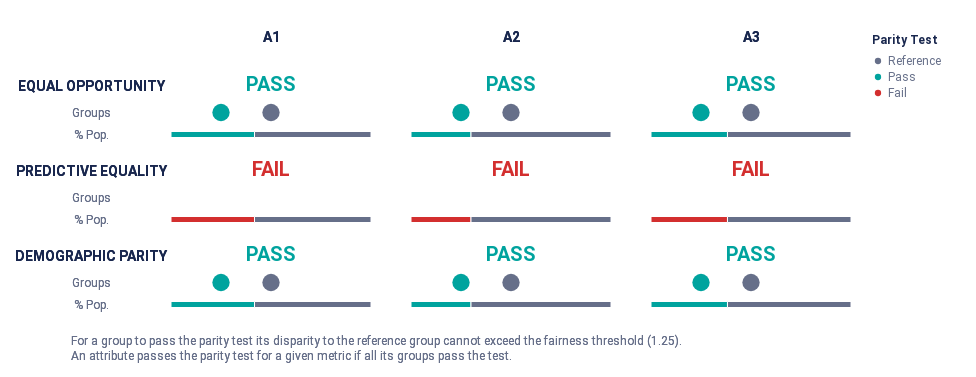

This figure's notebook cell:
### Code cell
audit_combined_bias.summary_plot(["tpr", "fpr", "pprev"])
